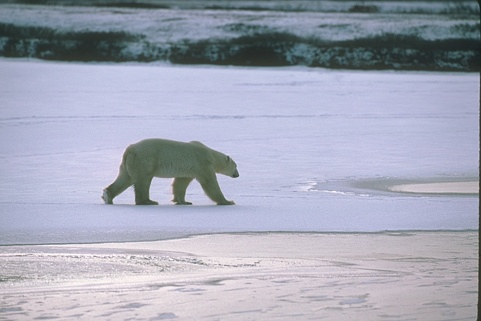
%> input picture Metrics/Mixed Training Track/Evalution/results/Rain100L/1.png, 481 x 321 px; the run also reads 1 picture not shown here
$ octave evaluate_PSNR_SSIM.m   (GNU Octave 9; MATLAB toolbox functions it lacks are replaced by stand-ins)
%> lines starting %> are read from the running program, lines starting %| are printed output that depends on the picture; long printed decimals are rounded
clc;close all;clear all;addpath(genpath('./'));

datasets = {'Rain100L'};
% datasets = {'Test100', 'Rain100H', 'Rain100L', 'Test2800', 'Test1200'};
num_set = length(datasets);

psnr_alldatasets = 0;
ssim_alldatasets = 0;
for idx_set = 1:num_set
    file_path = strcat('./results/', datasets{idx_set}, '/');
    gt_path = strcat('./Datasets/', datasets{idx_set}, '/targets/');
    path_list = [dir(strcat(file_path,'*.jpg')); dir(strcat(file_path,'*.png'))];
    gt_list = [dir(strcat(gt_path,'*.jpg')); dir(strcat(gt_path,'*.png'))];
    img_num = length(path_list);

    total_psnr = 0;
    total_ssim = 0;
    if img_num > 0
        for j = 1:img_num
           image_name = path_list(j).name;
           gt_name = gt_list(j).name;
           input = imread(strcat(file_path,image_name));
%> input is the input picture: size 321x481x3 uint8; mean R, G, B 164.2, 167.6, 183.7
           gt = imread(strcat(gt_path, gt_name));
           ssim_val = compute_ssim(input, gt);
           psnr_val = compute_psnr(input, gt);
           total_ssim = total_ssim + ssim_val;
           total_psnr = total_psnr + psnr_val;
       end
    end
    qm_psnr = total_psnr / img_num;
    qm_ssim = total_ssim / img_num;

    fprintf('For %s dataset PSNR: %f SSIM: %f\n', datasets{idx_set}, qm_psnr, qm_ssim);

    psnr_alldatasets = psnr_alldatasets + qm_psnr;
    ssim_alldatasets = ssim_alldatasets + qm_ssim;

end

fprintf('For all datasets PSNR: %f SSIM: %f\n', psnr_alldatasets/num_set, ssim_alldatasets/num_set);

function ssim_mean=compute_ssim(img1,img2)
    if size(img1, 3) == 3
        img1 = rgb2ycbcr(img1);
%> img1: size 321x481x3 uint8; mean of channels 1, 2, 3 160.6, 135.4, 125.4
        img1 = img1(:, :, 1);
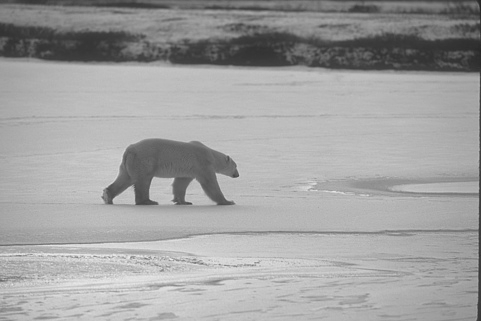
%> img1: size 321x481 uint8; min 38, max 234, mean 160.6
    end

    if size(img2, 3) == 3
        img2 = rgb2ycbcr(img2);
%> img2: size 321x481x3 uint8; mean of channels 1, 2, 3 160.6, 135.4, 125.4
        img2 = img2(:, :, 1);
%> img2: size 321x481 uint8
    end
    ssim_mean = SSIM_index(img1, img2);
end

function psnr=compute_psnr(img1,img2)
    if size(img1, 3) == 3
        img1 = rgb2ycbcr(img1);
        img1 = img1(:, :, 1);
    end

    if size(img2, 3) == 3
        img2 = rgb2ycbcr(img2);
        img2 = img2(:, :, 1);
    end

    imdff = double(img1) - double(img2);
    imdff = imdff(:);
    rmse = sqrt(mean(imdff.^2));
    psnr = 20*log10(255/rmse);

end

function [mssim, ssim_map] = SSIM_index(img1, img2, K, window, L)

%========================================================================
%SSIM Index, Version 1.0
%Copyright(c) 2003 Zhou Wang
%All Rights Reserved.
%
%The author is with Howard Hughes Medical Institute, and Laboratory
%for Computational Vision at Center for Neural Science and Courant
%Institute of Mathematical Sciences, New York University.
%
%----------------------------------------------------------------------
%Permission to use, copy, or modify this software and its documentation
%for educational and research purposes only and without fee is hereby
%granted, provided that this copyright notice and the original authors'
%names appear on all copies and supporting documentation. This program
%shall not be used, rewritten, or adapted as the basis of a commercial
%software or hardware product without first obtaining permission of the
%authors. The authors make no representations about the suitability of
%this software for any purpose. It is provided "as is" without express
%or implied warranty.
%----------------------------------------------------------------------
%
%This is an implementation of the algorithm for calculating the
%Structural SIMilarity (SSIM) index between two images. Please refer
%to the following paper:
%
%Z. Wang, A. C. Bovik, H. R. Sheikh, and E. P. Simoncelli, "Image
%quality assessment: From error measurement to structural similarity"
%IEEE Transactios on Image Processing, vol. 13, no. 1, Jan. 2004.
%
%Kindly report any suggestions or corrections to zhouwang@ieee.org
%
%----------------------------------------------------------------------
%
%Input : (1) img1: the first image being compared
%        (2) img2: the second image being compared
%        (3) K: constants in the SSIM index formula (see the above
%            reference). defualt value: K = [0.01 0.03]
%        (4) window: local window for statistics (see the above
%            reference). default widnow is Gaussian given by
%            window = fspecial('gaussian', 11, 1.5);
%        (5) L: dynamic range of the images. default: L = 255
%
%Output: (1) mssim: the mean SSIM index value between 2 images.
%            If one of the images being compared is regarded as
%            perfect quality, then mssim can be considered as the
%            quality measure of the other image.
%            If img1 = img2, then mssim = 1.
%        (2) ssim_map: the SSIM index map of the test image. The map
%            has a smaller size than the input images. The actual size:
%            size(img1) - size(window) + 1.
%
%Default Usage:
%   Given 2 test images img1 and img2, whose dynamic range is 0-255
%
%   [mssim ssim_map] = ssim_index(img1, img2);
%
%Advanced Usage:
%   User defined parameters. For example
%
%   K = [0.05 0.05];
%   window = ones(8);
%   L = 100;
%   [mssim ssim_map] = ssim_index(img1, img2, K, window, L);
%
%See the results:
%
%   mssim                        %Gives the mssim value
%   imshow(max(0, ssim_map).^4)  %Shows the SSIM index map
%
%========================================================================


if (nargin < 2 || nargin > 5)
   ssim_index = -Inf;
   ssim_map = -Inf;
   return;
end

if (size(img1) ~= size(img2))
   ssim_index = -Inf;
   ssim_map = -Inf;
   return;
end

[M N] = size(img1);
%> M = 321; N = 481

if (nargin == 2)
   if ((M < 11) || (N < 11))
	   ssim_index = -Inf;
	   ssim_map = -Inf;
      return
   end
   window = fspecial('gaussian', 11, 1.5);	%
   K(1) = 0.01;								      % default settings
   K(2) = 0.03;								      %
   L = 255;                                  %
end

if (nargin == 3)
   if ((M < 11) || (N < 11))
	   ssim_index = -Inf;
	   ssim_map = -Inf;
      return
   end
   window = fspecial('gaussian', 11, 1.5);
   L = 255;
   if (length(K) == 2)
      if (K(1) < 0 || K(2) < 0)
		   ssim_index = -Inf;
   		ssim_map = -Inf;
	   	return;
      end
   else
	   ssim_index = -Inf;
   	ssim_map = -Inf;
	   return;
   end
end

if (nargin == 4)
   [H W] = size(window);
   if ((H*W) < 4 || (H > M) || (W > N))
	   ssim_index = -Inf;
	   ssim_map = -Inf;
      return
   end
   L = 255;
   if (length(K) == 2)
      if (K(1) < 0 || K(2) < 0)
		   ssim_index = -Inf;
   		ssim_map = -Inf;
	   	return;
      end
   else
	   ssim_index = -Inf;
   	ssim_map = -Inf;
	   return;
   end
end

if (nargin == 5)
   [H W] = size(window);
   if ((H*W) < 4 || (H > M) || (W > N))
	   ssim_index = -Inf;
	   ssim_map = -Inf;
      return
   end
   if (length(K) == 2)
      if (K(1) < 0 || K(2) < 0)
		   ssim_index = -Inf;
   		ssim_map = -Inf;
	   	return;
      end
   else
	   ssim_index = -Inf;
   	ssim_map = -Inf;
	   return;
   end
end

C1 = (K(1)*L)^2;
C2 = (K(2)*L)^2;
window = window/sum(sum(window));
img1 = double(img1);
%> img1: size 321x481 double
img2 = double(img2);
%> img2: size 321x481 double

mu1   = filter2(window, img1, 'valid');
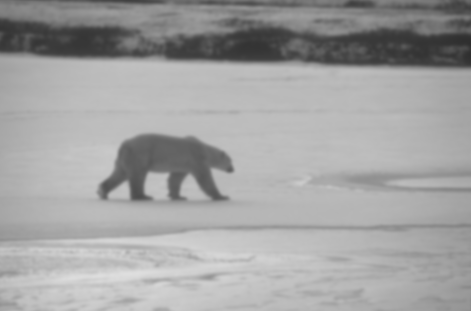
%> mu1: size 311x471 double; min 46, max 222.9, mean 162
mu2   = filter2(window, img2, 'valid');
mu1_sq = mu1.*mu1;
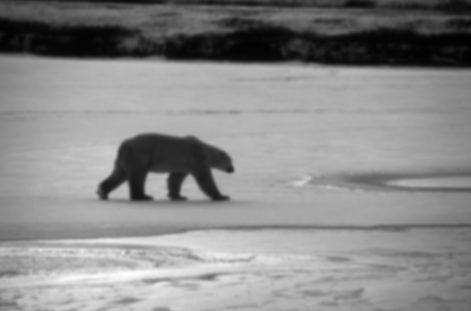
%> mu1_sq: size 311x471 double; min 2116.1, max 49690, mean 27829.3; drawn with min black and max white
mu2_sq = mu2.*mu2;
mu1_mu2 = mu1.*mu2;
sigma1_sq = filter2(window, img1.*img1, 'valid') - mu1_sq;
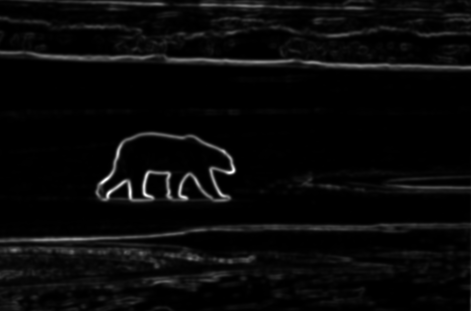
%> sigma1_sq: size 311x471 double; min 0.17, max 2498.6, mean 93.3; drawn with min black and max white
sigma2_sq = filter2(window, img2.*img2, 'valid') - mu2_sq;
sigma12 = filter2(window, img1.*img2, 'valid') - mu1_mu2;

if (C1 > 0 & C2 > 0)
   ssim_map = ((2*mu1_mu2 + C1).*(2*sigma12 + C2))./((mu1_sq + mu2_sq + C1).*(sigma1_sq + sigma2_sq + C2));
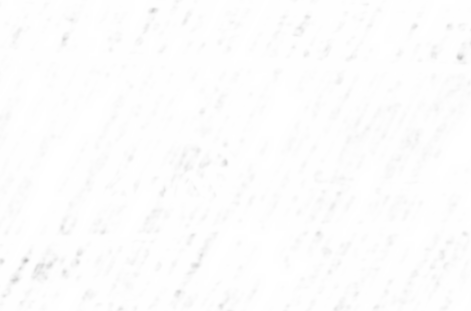
%> ssim_map: size 311x471 double; min 0.743, max 1, mean 0.994
else
   numerator1 = 2*mu1_mu2 + C1;
   numerator2 = 2*sigma12 + C2;
	denominator1 = mu1_sq + mu2_sq + C1;
   denominator2 = sigma1_sq + sigma2_sq + C2;
   ssim_map = ones(size(mu1));
   index = (denominator1.*denominator2 > 0);
   ssim_map(index) = (numerator1(index).*numerator2(index))./(denominator1(index).*denominator2(index));
   index = (denominator1 ~= 0) & (denominator2 == 0);
   ssim_map(index) = numerator1(index)./denominator1(index);
end

mssim = mean2(ssim_map);
%> mssim = 0.994
%> in compute_psnr, `imdff = double(img1) - double(img2);`:
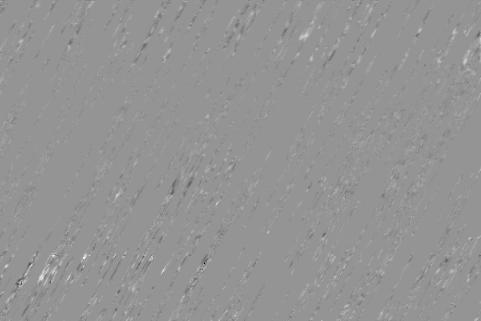
%> imdff: size 321x481 double; min -35, max 25, mean 0; drawn with min black and max white
%> in compute_psnr, `rmse = sqrt(mean(imdff.^2));`: rmse = 1.18
%> in compute_psnr, `psnr = 20*log10(255/rmse);`: psnr = 46.68
%> `total_ssim = total_ssim + ssim_val;`: total_ssim = 0.994
%> `total_psnr = total_psnr + psnr_val;`: total_psnr = 46.68
%> `qm_ssim = total_ssim / img_num;`: qm_ssim = 0.994
%| For Rain100L dataset PSNR: 46.685 SSIM: 0.994
%> `psnr_alldatasets = psnr_alldatasets + qm_psnr;`: psnr_alldatasets = 46.68
%> `ssim_alldatasets = ssim_alldatasets + qm_ssim;`: ssim_alldatasets = 0.994
%| For all datasets PSNR: 46.685 SSIM: 0.994

end
